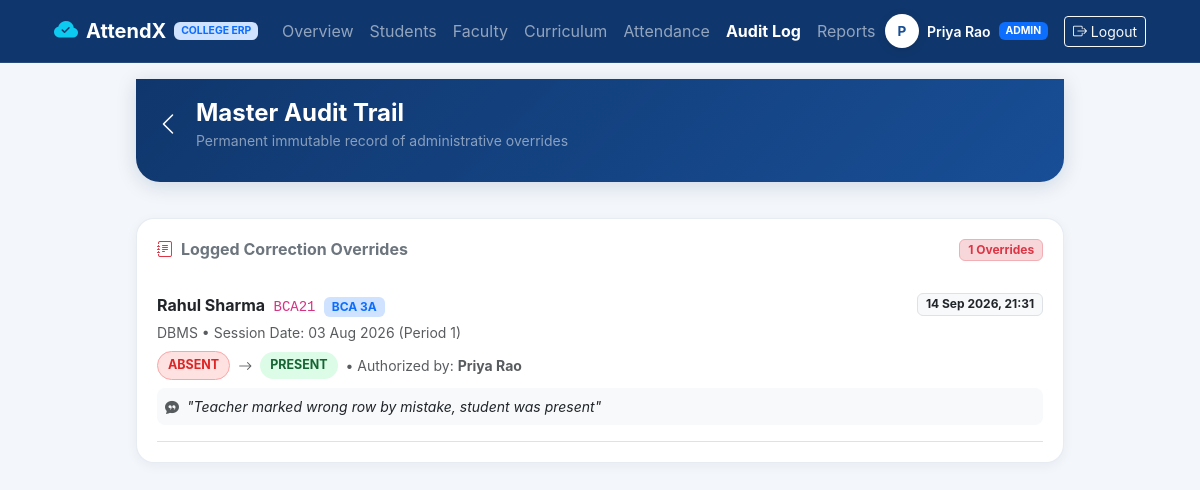
Page /admin/audit-log (signed in) on the earlier database version.
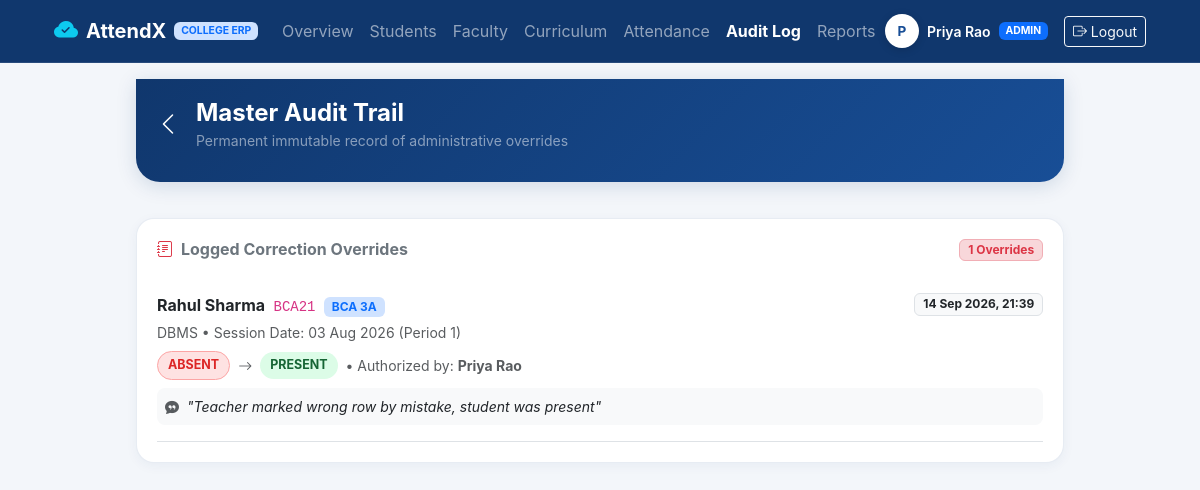
Same page on the later database version.
### models.py (models this page shows, shortened)
class User(db.Model):
    __tablename__ = 'users'
    user_id = db.Column(db.Integer, primary_key=True, autoincrement=True)
    name = db.Column(db.String(100), nullable=False)
    email = db.Column(db.String(150), unique=True, nullable=False)
    password = db.Column(db.String(255), nullable=False)
    role = db.Column(db.Enum('teacher', 'student', 'admin', name='user_roles'), nullable=False)
    photo_url = db.Column(db.String(255), nullable=True)
    active = db.Column(db.Boolean, default=True, nullable=False)
    created_at = db.Column(db.DateTime, default=datetime.utcnow, nullable=False)
    student_profile = db.relationship('Student', backref='user', uselist=False, lazy=True)
    teacher_assignments = db.relationship('TeacherSubject', backref='teacher', lazy=True)
    marked_attendances = db.relationship('Attendance', backref='marker', lazy=True)
    corrections_made = db.relationship('AttendanceCorrection', backref='admin', lazy=True)

class AttendanceCorrection(db.Model):
    __tablename__ = 'attendance_corrections'
    correction_id = db.Column(db.Integer, primary_key=True, autoincrement=True)
    attendance_id = db.Column(db.Integer, db.ForeignKey('attendance.attendance_id'), nullable=False)
    admin_id = db.Column(db.Integer, db.ForeignKey('users.user_id'), nullable=False)
    old_status = db.Column(db.Enum('present', 'absent', name='old_status_enum'), nullable=False)
    new_status = db.Column(db.Enum('present', 'absent', name='new_status_enum'), nullable=False)
    reason = db.Column(db.Text, nullable=False)
    corrected_at = db.Column(db.DateTime, default=datetime.utcnow, nullable=False)

class Student(db.Model):
    __tablename__ = 'students'
    student_id = db.Column(db.Integer, primary_key=True, autoincrement=True)
    user_id = db.Column(db.Integer, db.ForeignKey('users.user_id'), unique=True, nullable=False)
    roll_no = db.Column(db.String(20), unique=True, nullable=False)
    class_id = db.Column(db.Integer, db.ForeignKey('classes.class_id'), nullable=False)
    attendances = db.relationship('Attendance', backref='student', lazy=True)

class Class(db.Model):
    __tablename__ = 'classes'
    class_id = db.Column(db.Integer, primary_key=True, autoincrement=True)
    class_name = db.Column(db.String(50), unique=True, nullable=False)
    created_at = db.Column(db.DateTime, default=datetime.utcnow, nullable=False)
    students = db.relationship('Student', backref='class_obj', lazy=True)
    class_subjects = db.relationship('ClassSubject', backref='class_obj', lazy=True)
    teacher_subjects = db.relationship('TeacherSubject', backref='class_obj', lazy=True)
    attendances = db.relationship('Attendance', backref='class_obj', lazy=True)

class Subject(db.Model):
    __tablename__ = 'subjects'
    subject_id = db.Column(db.Integer, primary_key=True, autoincrement=True)
    subject_name = db.Column(db.String(100), unique=True, nullable=False)
    class_subjects = db.relationship('ClassSubject', backref='subject', lazy=True)
    teacher_subjects = db.relationship('TeacherSubject', backref='subject', lazy=True)
    attendances = db.relationship('Attendance', backref='subject', lazy=True)

class Attendance(db.Model):
    __tablename__ = 'attendance'
    attendance_id = db.Column(db.Integer, primary_key=True, autoincrement=True)
    student_id = db.Column(db.Integer, db.ForeignKey('students.student_id'), nullable=False)
    subject_id = db.Column(db.Integer, db.ForeignKey('subjects.subject_id'), nullable=False)
    class_id = db.Column(db.Integer, db.ForeignKey('classes.class_id'), nullable=False)
    period_id = db.Column(db.Integer, db.ForeignKey('periods.period_id'), nullable=False)
    date = db.Column(db.Date, nullable=False)
    status = db.Column(db.Enum('present', 'absent', name='attendance_status'), nullable=False)
    locked = db.Column(db.Boolean, default=False, nullable=False)
    marked_by = db.Column(db.Integer, db.ForeignKey('users.user_id'), nullable=False)
    created_at = db.Column(db.DateTime, default=datetime.utcnow, nullable=False)
    corrections = db.relationship('AttendanceCorrection', backref='attendance_record', lazy=True)
    __table_args__ = (
        db.UniqueConstraint('student_id', 'subject_id', 'period_id', 'date', name='unique_attendance_entry'),
    )

class Period(db.Model):
    __tablename__ = 'periods'
    period_id = db.Column(db.Integer, primary_key=True, autoincrement=True)
    period_name = db.Column(db.String(50), nullable=False)
    start_time = db.Column(db.Time, nullable=True)
    end_time = db.Column(db.Time, nullable=True)
    attendances = db.relationship('Attendance', backref='period', lazy=True)

### routes/admin_routes.py (the view)
@admin_bp.route('/audit-log')
@role_required('admin')
def audit_log():
    corrections = AttendanceCorrection.query.order_by(AttendanceCorrection.corrected_at.desc()).all()
    return render_template('admin/audit_log.html', corrections=corrections)

### auth.py (called while the page is built)
def get_current_user():
    user_id = session.get('user_id')
    if user_id:
        return User.query.get(user_id)
    return None

### templates/admin/audit_log.html (shortened to what this page needs)
{% extends "base.html" %}
{% block content %}
<div class="row g-3 py-2">
    <div class="col-12">
        <div class="app-top-header">
            <div class="d-flex align-items-center gap-3">
                <a href="{{ url_for('admin.dashboard') }}" class="text-white fs-4">
                    <i class="bi bi-chevron-left"></i>
                </a>
                <div>
                    <h4 class="fw-bold mb-0 text-white">Master Audit Trail</h4>
                    <span class="small text-white-50">Permanent immutable record of administrative overrides</span>
                </div>
            </div>
        </div>
    </div>
    <div class="col-12">
        <div class="app-card">
            <div class="d-flex justify-content-between align-items-center mb-3">
                <h6 class="fw-bold text-secondary mb-0"><i class="bi bi-journal-text text-danger me-2"></i>Logged Correction Overrides</h6>
                <span class="badge bg-danger-subtle text-danger border border-danger-subtle">{{ corrections|length }} Overrides</span>
            </div>
            {% if corrections %}
                <div class="list-group list-group-flush">
                    {% for c in corrections %}
                        <div class="list-group-item px-0 py-3 border-bottom">
                            <div class="d-flex justify-content-between align-items-start mb-1">
                                <div>
                                    <span class="fw-bold text-dark fs-6">{{ c.attendance_record.student.user.name }}</span>
                                    <code class="ms-1">{{ c.attendance_record.student.roll_no }}</code>
                                    <span class="badge bg-primary-subtle text-primary ms-1">{{ c.attendance_record.class_obj.class_name }}</span>
                                </div>
                                <span class="badge bg-light text-dark border">{{ c.corrected_at.strftime('%d %b %Y, %H:%M') }}</span>
                            </div>
                            <div class="small text-muted mb-2">
                                {{ c.attendance_record.subject.subject_name }} &bull; Session Date: {{ c.attendance_record.date.strftime('%d %b %Y') }} ({{ c.attendance_record.period.period_name }})
                            </div>
                            <div class="d-flex align-items-center gap-2 mb-2">
                                <span class="alert-badge-danger">{{ c.old_status|upper }}</span>
                                <i class="bi bi-arrow-right small text-muted"></i>
                                <span class="badge-success-subtle">{{ c.new_status|upper }}</span>
                                <span class="text-muted small">&bull; Authorized by: <strong>{{ c.admin.name }}</strong></span>
                            </div>
                            <div class="bg-light p-2 rounded-3 small fst-italic text-dark">
                                <i class="bi bi-chat-quote-fill text-muted me-1"></i> "{{ c.reason }}"
                            </div>
                        </div>
                    {% endfor %}
                </div>
            {% else %}
                <p class="text-muted small mb-0">No corrections logged yet. All attendance records are pristine.</p>
            {% endif %}
        </div>
    </div>
</div>
{% endblock %}

### templates/base.html (shortened to what this page needs)
<!DOCTYPE html>
<html lang="en">
<head>
    <link href="https://cdn.jsdelivr.net/npm/bootstrap@5.3.3/dist/css/bootstrap.min.css" rel="stylesheet">
    <link href="https://cdn.jsdelivr.net/npm/bootstrap-icons@1.11.3/font/bootstrap-icons.min.css" rel="stylesheet">
    <link rel="stylesheet" href="{{ url_for('static', filename='css/style.css') }}">
</head>
<body class="{% block body_class %}{% endblock %}">
    {% if logged_in and not hide_header %}
        <nav class="navbar navbar-expand-lg navbar-dark d-none d-md-flex" style="background: #10376d; border-bottom: 1px solid rgba(255,255,255,0.1);">
            <div class="container px-4">
                <a class="navbar-brand d-flex align-items-center gap-2" href="{{ url_for('index') }}">
                    <i class="bi bi-cloud-check-fill text-info fs-4"></i>
                    <span class="fw-bold">AttendX</span>
                    <span class="badge bg-primary-subtle text-primary" style="font-size: 0.65rem;">COLLEGE ERP</span>
                </a>
                <div class="collapse navbar-collapse">
                    <ul class="navbar-nav me-auto mb-2 mb-lg-0">
                        {% if user_role == 'student' %}
                            <li class="nav-item"><a class="nav-link {% if request.endpoint == 'student.dashboard' %}active text-white fw-bold{% endif %}" href="{{ url_for('student.dashboard') }}">Dashboard</a></li>
                            <li class="nav-item"><a class="nav-link {% if request.endpoint == 'student.attendance_page' %}active text-white fw-bold{% endif %}" href="{{ url_for('student.attendance_page') }}">Attendance</a></li>
                            <li class="nav-item"><a class="nav-link {% if request.endpoint == 'student.schedule' %}active text-white fw-bold{% endif %}" href="{{ url_for('student.schedule') }}">Schedule</a></li>
                            <li class="nav-item"><a class="nav-link {% if request.endpoint == 'student.assignments' %}active text-white fw-bold{% endif %}" href="{{ url_for('student.assignments') }}">Assignments</a></li>
                            <li class="nav-item"><a class="nav-link {% if request.endpoint == 'student.fees' %}active text-white fw-bold{% endif %}" href="{{ url_for('student.fees') }}">Fees</a></li>
                            <li class="nav-item"><a class="nav-link {% if request.endpoint == 'student.notices' %}active text-white fw-bold{% endif %}" href="{{ url_for('student.notices') }}">Notices</a></li>
                        {% elif user_role == 'admin' %}
                            <li class="nav-item"><a class="nav-link {% if request.endpoint == 'admin.dashboard' %}active text-white fw-bold{% endif %}" href="{{ url_for('admin.dashboard') }}">Overview</a></li>
                            <li class="nav-item"><a class="nav-link {% if request.endpoint == 'admin.manage_students' %}active text-white fw-bold{% endif %}" href="{{ url_for('admin.manage_students') }}">Students</a></li>
                            <li class="nav-item"><a class="nav-link {% if request.endpoint == 'admin.manage_teachers' %}active text-white fw-bold{% endif %}" href="{{ url_for('admin.manage_teachers') }}">Faculty</a></li>
                            <li class="nav-item"><a class="nav-link {% if request.endpoint == 'admin.manage_classes' %}active text-white fw-bold{% endif %}" href="{{ url_for('admin.manage_classes') }}">Curriculum</a></li>
                            <li class="nav-item"><a class="nav-link {% if request.endpoint == 'admin.view_attendance' %}active text-white fw-bold{% endif %}" href="{{ url_for('admin.view_attendance') }}">Attendance</a></li>
                            <li class="nav-item"><a class="nav-link {% if request.endpoint == 'admin.audit_log' %}active text-white fw-bold{% endif %}" href="{{ url_for('admin.audit_log') }}">Audit Log</a></li>
                            <li class="nav-item"><a class="nav-link {% if request.endpoint == 'admin.reports' %}active text-white fw-bold{% endif %}" href="{{ url_for('admin.reports') }}">Reports</a></li>
                        {% endif %}
                    </ul>
                    <div class="d-flex align-items-center gap-3">
                        <div class="text-white d-flex align-items-center gap-2">
                            <div class="avatar-circle" style="width: 34px; height: 34px; font-size: 0.85rem;">
                                {{ current_user.name[0] if current_user else 'U' }}
                            </div>
                            <span class="small fw-semibold">{{ current_user.name }}</span>
                            <span class="badge bg-primary text-uppercase" style="font-size: 0.65rem;">{{ user_role }}</span>
                        </div>
                        <a href="{{ url_for('auth.logout') }}" class="btn btn-outline-light btn-sm">
                            <i class="bi bi-box-arrow-right"></i> Logout
                        </a>
                    </div>
                </div>
            </div>
        </nav>
    {% endif %}
    <main class="app-container">
        {% block content %}{% endblock %}
    </main>
</body>
</html>

### static/css/style.css (style rules this page uses)
:root { --app-primary: #184e96; --app-primary-dark: #10376d; --app-primary-light: #2563eb; --app-primary-subtle: #ebf3ff; --app-accent: #f59e0b; --app-success: #10b981; --app-danger: #ef4444; --app-bg: #f3f6fa; --app-card: #ffffff; --app-text: #1e293b; --app-text-muted: #64748b; --app-border: #e2e8f0; --app-radius: 18px; --app-radius-lg: 24px; }
body { background-color: var(--app-bg); font-family: -apple-system, BlinkMacSystemFont, "Segoe UI", Roboto, "Helvetica Neue", Arial, sans-serif; color: var(--app-text); min-height: 100vh; display: flex; flex-direction: column; margin: 0; padding-bottom: 70px; }
.app-container { max-width: 960px; margin: 0 auto; width: 100%; padding: 0 16px; }
.app-top-header { background: linear-gradient(135deg, var(--app-primary-dark) 0%, var(--app-primary) 100%); color: #ffffff; padding: 20px 20px 30px 20px; border-bottom-left-radius: 24px; border-bottom-right-radius: 24px; box-shadow: 0 4px 20px rgba(16, 55, 109, 0.15); margin-bottom: 20px; }
.app-top-header a { color: #ffffff; text-decoration: none; }
.avatar-circle { width: 48px; height: 48px; border-radius: 50%; background: #ffffff; color: var(--app-primary); display: flex; align-items: center; justify-content: center; font-weight: 700; font-size: 1.1rem; box-shadow: 0 2px 8px rgba(0, 0, 0, 0.15); border: 2px solid rgba(255, 255, 255, 0.9); }
.app-card { background: var(--app-card); border-radius: var(--app-radius); border: 1px solid rgba(226, 232, 240, 0.8); box-shadow: 0 3px 12px rgba(18, 56, 108, 0.05); padding: 20px; margin-bottom: 16px; transition: transform 0.2s ease, box-shadow 0.2s ease; }
.alert-badge-danger { background-color: #fee2e2; color: #dc2626; font-weight: 700; border: 1px solid #fca5a5; padding: 4px 10px; border-radius: 20px; font-size: 0.78rem; display: inline-flex; align-items: center; gap: 4px; }
.badge-success-subtle { background-color: #dcfce7; color: #166534; font-weight: 700; padding: 4px 10px; border-radius: 20px; font-size: 0.78rem; }

Differences in the rows shown:
changed AttendanceCorrection "Teacher marked wrong row by mistake, student was present": corrected_at "14 Sep 2026, 21:31" → "14 Sep 2026, 21:39"
